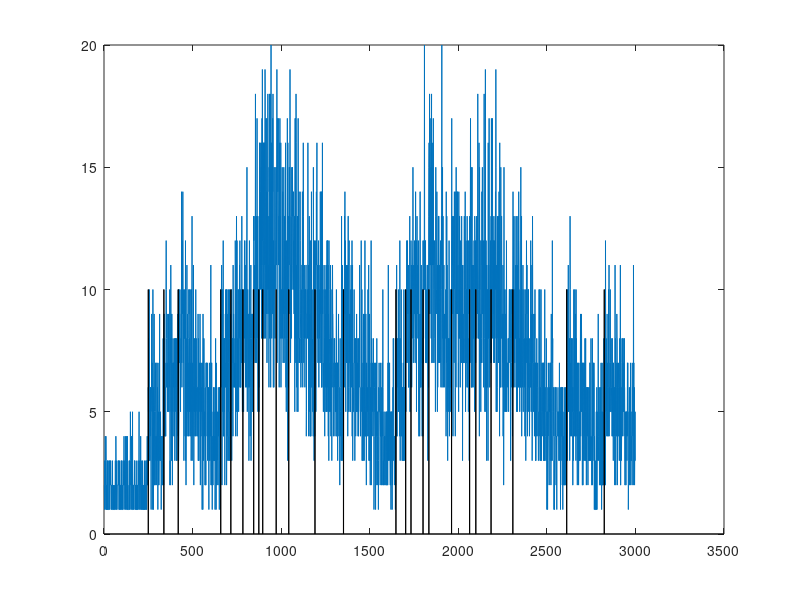

The MATLAB script that drew this image: (Note: this script raises an error after producing the figure.)
% this script is a wrapper that loads some data (or simulates it) and then
% calls the most recent FOOPSI function to infer spike trains and
% parameters

clear, clc,
fname = 'poisson';

% set simulation metadata
T               = 3000;     % # of time steps
V.dt            = 1/200;    % time step size
V.fast_iter_max = 1;        % # iterations of EM to estimate params
V.fast_poiss    = 0;        % whether observations are poisson (1) or gaussian (0)
V.fast_plot     = 1;        % whether to plot with each iteration
V.save          = 0;        % whether to save results

% initialize params
P.a     = 3;                % scale
P.b     = 1/P.a;           % bias
tau     = 1;                % decay time constant for each cell
P.gam   = 1-V.dt/tau;       % set gam
P.lam   = 1.0;              % rate

% simulate data
V.n = poissrnd(P.lam*V.dt*ones(T,1));   % simulate spike train
V.C = filter(1,[1 -P.gam],V.n);         % calcium concentration
V.F = poissrnd(P.a*(V.C+repmat(P.b,T,1))');
% V.F = P.a*(V.C+repmat(P.b,T,1))'+2*randn(1,T);

figure(1), clf, hold off; plot(V.F+1); hold all; bar(10*V.n),

if V.save, save(['../../data/' fname '.mat'],'V','P'); end

%% infer spike trains and parameters

for q=1:2
    disp(['poisson=' num2str(V.fast_poiss)])
    if q==1,
        V.fast_poiss=0;
        V.fast_iter_max=10;
        [I{q}.n I{q}.P I{q}.V] = fast_oopsi(V.F,V);
    else
        V.fast_poiss=1;
        V.gauss_n=I{1}.n;
        V.fast_iter_max=1;
        [I{q}.n I{q}.P I{q}.V] = fast_oopsi(V.F,V,P);
    end
end

if V.save, save(['../../data/' fname '.mat'],'-append','I'); end

%% plot results

fig=figure(1); clf, hold on
nrows   = 1+length(I);
ncols   = 1;

Pl.g    = [0.75 0.75 0.75];     % gray color
Pl.fs   = 12;                   % font size
Pl.ms   = 5;                    % marker size
Pl.lw   = 1;                    % line width
Pl.n    = V.n; Pl.n(Pl.n==0)=NaN; % true spike train (0's are NaN's so they don't plot)
Pl.shift= .1;
Pl.xlim = [2 T-3];
Pl.xlims= Pl.xlim(1):Pl.xlim(2);
Pl.XTick= Pl.xlim(1):round(mean(T)/5):Pl.xlim(2);
Pl.XTickLabel = round((Pl.XTick-min(Pl.XTick))*V.dt*100)/100;

% plot F and n for neurons
subplot(nrows,ncols,1), hold on
plot(V.F,'Color','k','LineWidth',Pl.lw)
axis([Pl.xlim(1) Pl.xlim(2) 0 max(V.F)])
set(gca,'YTick',[0:10:max(V.F)]);%,'YTickLabel',[])
ylab=ylabel([{'Fluorescence'}; {'(photons/frame)'}],'FontSize',Pl.fs);
set(ylab,'Rotation',0,'HorizontalAlignment','right','verticalalignment','middle')
title('Fluorescence Projection','FontSize',Pl.fs)
set(gca,'XTick',Pl.XTick-min(Pl.XTick),'XTickLabel',[]); %(Pl.XTick-min(Pl.XTick))*V.dt)
% xlabel('Time (sec)','FontSize',Pl.fs)

% plot inferred spike train
for q=1:length(I)
    subplot(nrows,ncols,1+q)
    hold on
    stem(Pl.n+Pl.shift,'LineStyle','none','Marker','v','MarkerEdgeColor',Pl.g,'MarkerFaceColor',Pl.g,'MarkerSize',Pl.ms)
    bar(I{q}.n(Pl.xlims)/max(I{q}.n(Pl.xlims)),'EdgeColor','k','FaceColor','k')
    axis([Pl.xlim(1) Pl.xlim(2) 0 1+Pl.shift])
    set(gca,'YTick',[0 1],'YTickLabel',[])
    if q==1
        ylab=ylabel([{'Gaussian'}; {'Observations'}],'FontSize',Pl.fs);
        set(gca,'XTick',Pl.XTick,'XTickLabel',[])
    else
        ylab=ylabel([{'Poisson'}; {'Observations'}],'FontSize',Pl.fs);
        set(gca,'XTick',Pl.XTick,'XTickLabel',(Pl.XTick-min(Pl.XTick))*V.dt)
        xlabel('Time (sec)','FontSize',Pl.fs)
    end
    set(ylab,'Rotation',0,'HorizontalAlignment','right','verticalalignment','middle')
end

% print fig
if V.save
    wh=[7 3];   %width and height
    set(gcf,'PaperSize',wh,'PaperPosition',[0 0 wh],'Color','w');
    DirName='../../figs/';
    print('-depsc',[DirName fname])
    print('-dpdf',[DirName fname])
    saveas(fig,[DirName fname])
end
